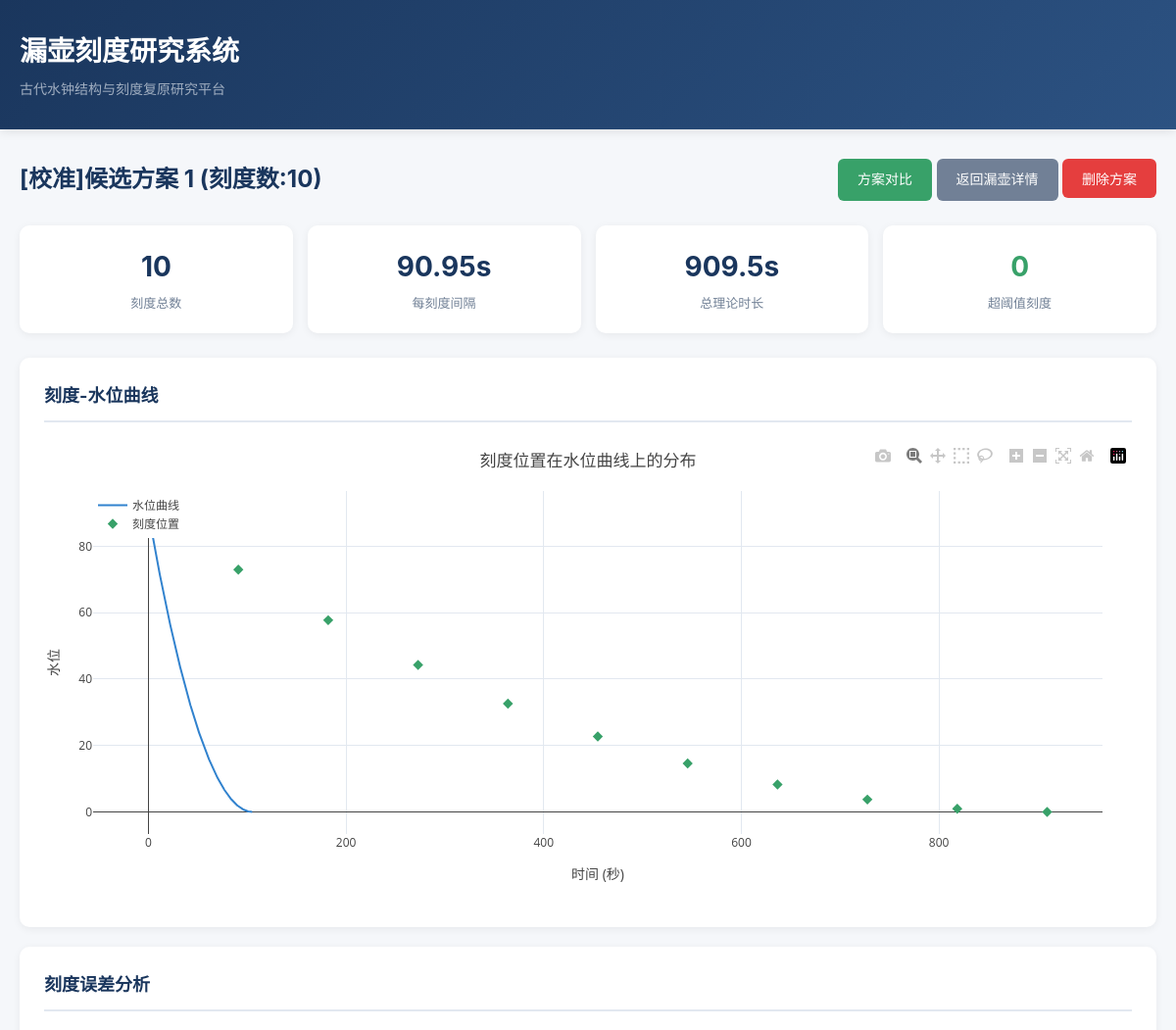
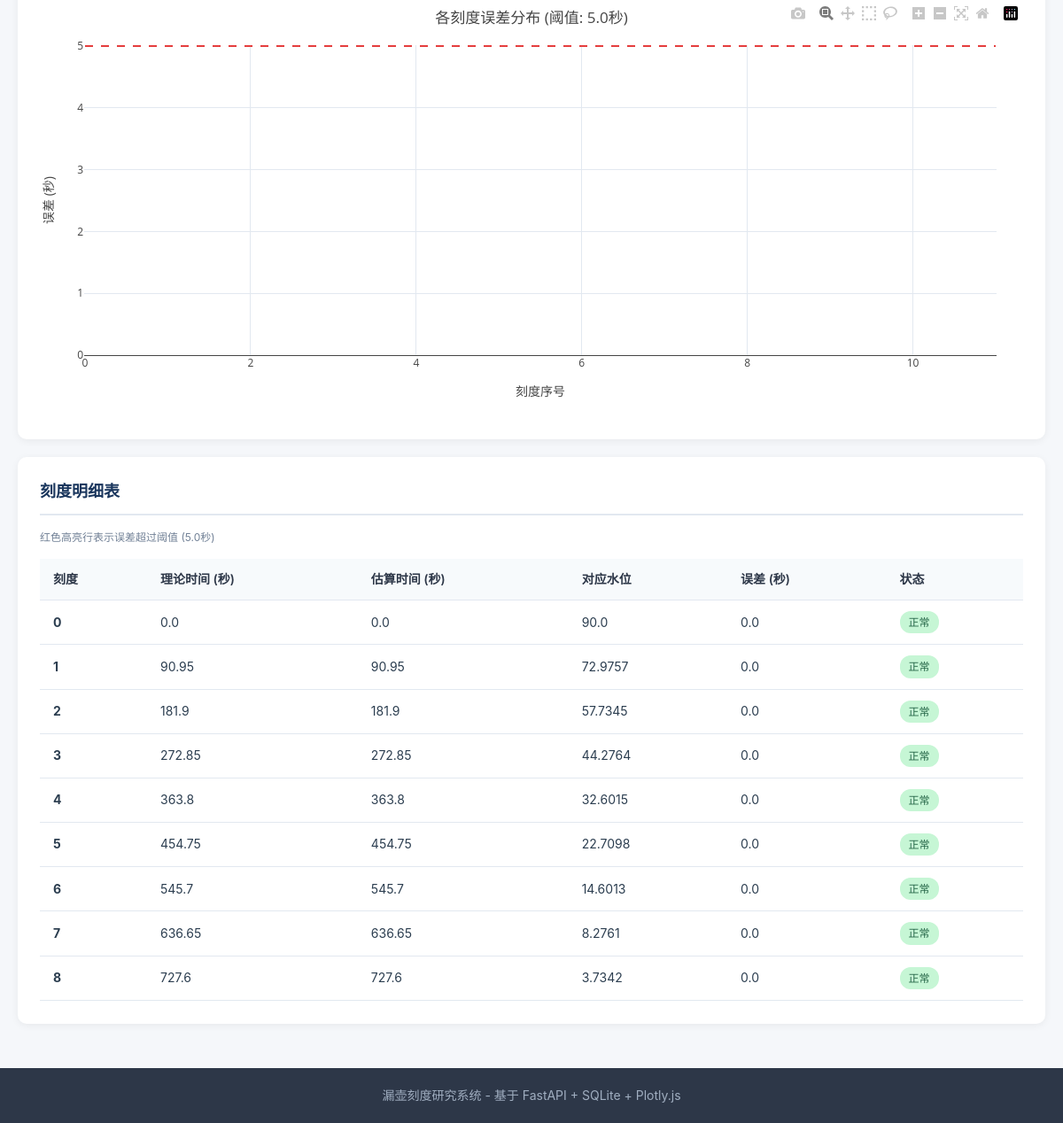
/containers/1/schemes/1, run on the app's committed database (2 pictures, top to bottom).
### app/models.py (models this page shows)
class ScaleScheme(Base):
    __tablename__ = "scale_schemes"
    id = Column(Integer, primary_key=True, index=True)
    container_id = Column(Integer, ForeignKey("containers.id"), nullable=False)
    calibration_id = Column(Integer, ForeignKey("calibration_records.id"), nullable=True)
    name = Column(String(200), nullable=False)
    scale_count = Column(Integer, nullable=False)
    time_interval = Column(Float, nullable=False)
    error_threshold = Column(Float, nullable=False, default=5.0)
    needs_review = Column(Boolean, nullable=False, default=False)
    description = Column(Text, nullable=True)
    created_at = Column(DateTime(timezone=True), server_default=func.now())
    container = relationship("Container", back_populates="scale_schemes")
    scale_marks = relationship("ScaleMark", back_populates="scheme", cascade="all, delete-orphan", order_by="ScaleMark.scale_index")
    calibration = relationship("CalibrationRecord", back_populates="schemes")

class ScaleMark(Base):
    __tablename__ = "scale_marks"
    id = Column(Integer, primary_key=True, index=True)
    scheme_id = Column(Integer, ForeignKey("scale_schemes.id"), nullable=False)
    scale_index = Column(Integer, nullable=False)
    theoretical_time = Column(Float, nullable=False)
    estimated_time = Column(Float, nullable=False)
    water_level = Column(Float, nullable=False)
    error = Column(Float, nullable=False)
    exceeds_threshold = Column(Boolean, nullable=False, default=False)
    scheme = relationship("ScaleScheme", back_populates="scale_marks")

### app/main.py (the view)
@app.get("/containers/{container_id}/schemes/{scheme_id}", response_class=HTMLResponse)
async def view_scheme(request: Request, container_id: int, scheme_id: int, db: Session = Depends(get_db)):
    container = db.query(models.Container).filter(models.Container.id == container_id).first()
    scheme = db.query(models.ScaleScheme).filter(models.ScaleScheme.id == scheme_id).first()
    if not container or not scheme:
        raise HTTPException(status_code=404, detail="资源不存在")
    return templates.TemplateResponse("scheme_detail.html", {
        "request": request, "container": container, "scheme": scheme
    })

### templates/scheme_detail.html (shortened to what this page needs)
{% extends "base.html" %}
{% block content %}
<div class="page-header">
    <h2>{{ scheme.name }}</h2>
    <div>
        <a href="/containers/{{ container.id }}/compare" class="btn btn-success">方案对比</a>
        <a href="/containers/{{ container.id }}" class="btn btn-secondary">返回漏壶详情</a>
        <form method="post" action="/schemes/{{ scheme.id }}/delete" class="inline-form" onsubmit="return confirm('确定要删除此刻度方案吗？');">
            <button type="submit" class="btn btn-danger">删除方案</button>
        </form>
    </div>
</div>
<div class="stat-cards">
    <div class="stat-card">
        <div class="stat-value">{{ scheme.scale_count }}</div>
        <div class="stat-label">刻度总数</div>
    </div>
    <div class="stat-card">
        <div class="stat-value">{{ scheme.time_interval }}s</div>
        <div class="stat-label">每刻度间隔</div>
    </div>
    <div class="stat-card">
        <div class="stat-value">{{ (scheme.scale_count * scheme.time_interval)|round(1) }}s</div>
        <div class="stat-label">总理论时长</div>
    </div>
    <div class="stat-card {% if scheme.scale_marks and scheme.scale_marks|selectattr('exceeds_threshold')|list|length > 0 %}danger{% else %}success{% endif %}">
        <div class="stat-value">{{ scheme.scale_marks|selectattr('exceeds_threshold')|list|length }}</div>
        <div class="stat-label">超阈值刻度</div>
    </div>
</div>
<div class="card">
    <h3>刻度-水位曲线</h3>
    <div id="schemePlot" class="plot-container"></div>
</div>
<div class="card">
    <h3>刻度误差分析</h3>
    <div id="errorPlot" class="plot-container"></div>
</div>
<div class="card">
    <h3>刻度明细表</h3>
    <p class="help-text" style="margin-bottom: 15px;">红色高亮行表示误差超过阈值 ({{ scheme.error_threshold }}秒)</p>
    <div style="max-height: 500px; overflow-y: auto;">
        <table>
            <thead>
                <tr>
                    <th>刻度</th>
                    <th>理论时间 (秒)</th>
                    <th>估算时间 (秒)</th>
                    <th>对应水位</th>
                    <th>误差 (秒)</th>
                    <th>状态</th>
                </tr>
            </thead>
            <tbody>
                {% for m in scheme.scale_marks %}
                <tr {% if m.exceeds_threshold %}class="highlight-error"{% endif %}>
                    <td><strong>{{ m.scale_index }}</strong></td>
                    <td>{{ m.theoretical_time|round(2) }}</td>
                    <td>{{ m.estimated_time|round(2) }}</td>
                    <td>{{ m.water_level|round(4) }}</td>
                    <td>{{ m.error|round(4) }}</td>
                    <td>
                        {% if m.exceeds_threshold %}
                        <span class="badge badge-danger">超阈值</span>
                        {% else %}
                        <span class="badge badge-success">正常</span>
                        {% endif %}
                    </td>
                </tr>
                {% endfor %}
            </tbody>
        </table>
    </div>
</div>
{% endblock %}

### static/style.css (style rules this page uses)
* { margin: 0; padding: 0; box-sizing: border-box; }
body { font-family: -apple-system, BlinkMacSystemFont, "Segoe UI", "PingFang SC", "Hiragino Sans GB", "Microsoft YaHei", sans-serif; background: #f5f7fa; color: #2c3e50; line-height: 1.6; }
.page-header { display: flex; justify-content: space-between; align-items: center; margin-bottom: 25px; flex-wrap: wrap; gap: 15px; }
.page-header h2 { font-size: 24px; color: #1a365d; }
.btn { display: inline-block; padding: 10px 20px; border: none; border-radius: 6px; font-size: 14px; font-weight: 500; cursor: pointer; text-decoration: none; transition: all 0.2s; }
.btn-secondary { background: #718096; color: white; }
.btn-danger { background: #e53e3e; color: white; }
.btn-success { background: #38a169; color: white; }
.card { background: white; border-radius: 10px; box-shadow: 0 2px 8px rgba(0, 0, 0, 0.06); padding: 25px; margin-bottom: 20px; }
.card h3 { font-size: 18px; color: #1a365d; margin-bottom: 15px; padding-bottom: 10px; border-bottom: 2px solid #e2e8f0; }
.badge { display: inline-block; padding: 3px 10px; border-radius: 12px; font-size: 12px; font-weight: 500; }
.badge-success { background: #c6f6d5; color: #276749; }
table { width: 100%; border-collapse: collapse; font-size: 14px; }
table th, table td { padding: 12px 15px; text-align: left; border-bottom: 1px solid #e2e8f0; }
table th { background: #f7fafc; font-weight: 600; color: #2d3748; }
.plot-container { width: 100%; height: 450px; margin: 20px 0; }
.stat-cards { display: grid; grid-template-columns: repeat(auto-fit, minmax(180px, 1fr)); gap: 15px; margin-bottom: 25px; }
.stat-card { background: white; padding: 20px; border-radius: 10px; box-shadow: 0 2px 8px rgba(0, 0, 0, 0.06); text-align: center; }
.stat-card .stat-value { font-size: 28px; font-weight: 700; color: #1a365d; margin-bottom: 5px; }
.stat-card .stat-label { font-size: 13px; color: #718096; }
.stat-card.success .stat-value { color: #38a169; }
.help-text { font-size: 12px; color: #718096; margin-top: 5px; }
.inline-form { display: inline; }

### data on the page
ScaleScheme: name "[校准]候选方案 1 (刻度数:10)", scale_count "10", time_interval "90.95", (scheme.scale_count*scheme.time_interval)|round(1) "909.5", error_threshold "5.0"
ScaleMark: scale_index "0", theoretical_time "0.0", estimated_time "0.0", water_level "90.0", error "0.0", exceeds_threshold "正常"
ScaleMark: scale_index "1", theoretical_time "90.95", estimated_time "90.95", water_level "72.9757", error "0.0", exceeds_threshold "正常"
ScaleMark: scale_index "2", theoretical_time "181.9", estimated_time "181.9", water_level "57.7345", error "0.0", exceeds_threshold "正常"
ScaleMark: scale_index "3", theoretical_time "272.85", estimated_time "272.85", water_level "44.2764", error "0.0", exceeds_threshold "正常"
ScaleMark: scale_index "4", theoretical_time "363.8", estimated_time "363.8", water_level "32.6015", error "0.0", exceeds_threshold "正常"
ScaleMark: scale_index "5", theoretical_time "454.75", estimated_time "454.75", water_level "22.7098", error "0.0", exceeds_threshold "正常"
ScaleMark: scale_index "6", theoretical_time "545.7", estimated_time "545.7", water_level "14.6013", error "0.0", exceeds_threshold "正常"
ScaleMark: scale_index "7", theoretical_time "636.65", estimated_time "636.65", water_level "8.2761", error "0.0", exceeds_threshold "正常"
ScaleMark: scale_index "8", theoretical_time "727.6", estimated_time "727.6", water_level "3.7342", error "0.0", exceeds_threshold "正常"

### other printed values
{{ scheme.scale_marks|selectattr('exceeds_threshold')|list|length }} "0"
